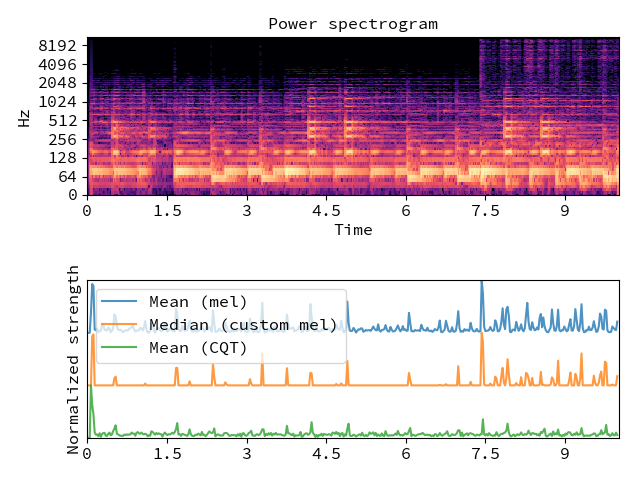

Write the Python code that produced this figure.
# First, load some audio and plot the spectrogram

import matplotlib.pyplot as plt
y, sr = librosa.load(librosa.util.example_audio_file(),
                     duration=10.0)
D = librosa.stft(y)
times = librosa.frames_to_time(np.arange(D.shape[1]))
plt.figure()
ax1 = plt.subplot(2, 1, 1)
librosa.display.specshow(librosa.amplitude_to_db(D, ref=np.max),
                         y_axis='log', x_axis='time')
plt.title('Power spectrogram')

# Construct a standard onset function

onset_env = librosa.onset.onset_strength(y=y, sr=sr)
plt.subplot(2, 1, 2, sharex=ax1)
plt.plot(times, 2 + onset_env / onset_env.max(), alpha=0.8,
         label='Mean (mel)')

# Median aggregation, and custom mel options

onset_env = librosa.onset.onset_strength(y=y, sr=sr,
                                         aggregate=np.median,
                                         fmax=8000, n_mels=256)
plt.plot(times, 1 + onset_env / onset_env.max(), alpha=0.8,
         label='Median (custom mel)')

# Constant-Q spectrogram instead of Mel

onset_env = librosa.onset.onset_strength(y=y, sr=sr,
                                         feature=librosa.cqt)
plt.plot(times, onset_env / onset_env.max(), alpha=0.8,
         label='Mean (CQT)')
plt.legend(frameon=True, framealpha=0.75)
plt.ylabel('Normalized strength')
plt.yticks([])
plt.axis('tight')
plt.tight_layout()
